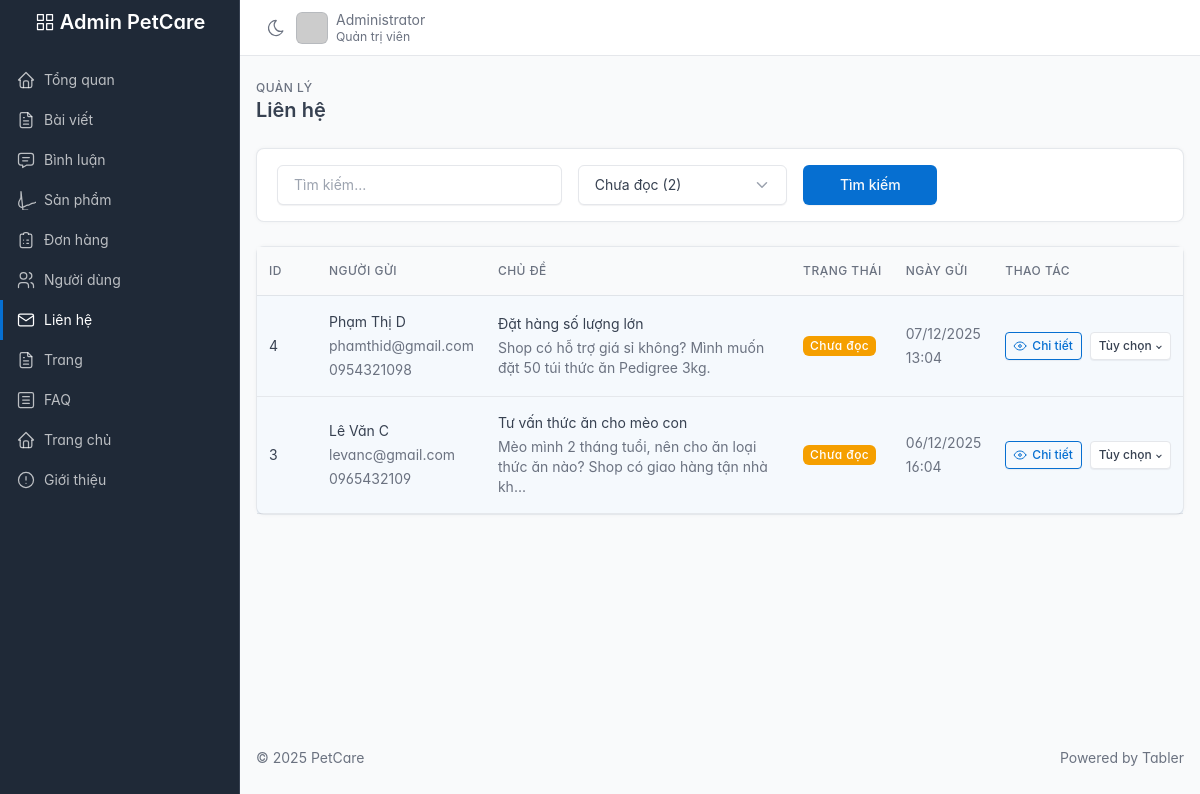
The page /public/admin/contacts?status=unread (signed in) on the database its author committed.
### tables this page shows
CREATE TABLE IF NOT EXISTS contacts (
    id BIGINT UNSIGNED AUTO_INCREMENT PRIMARY KEY,
    name VARCHAR(120) NOT NULL,
    email VARCHAR(160) NOT NULL,
    phone VARCHAR(30) NULL,
    subject VARCHAR(255) NULL,
    message TEXT NOT NULL,
    status ENUM('unread', 'read', 'replied') DEFAULT 'unread',
    replied_at DATETIME NULL,
    replied_by BIGINT UNSIGNED NULL,
    reply_message TEXT NULL,
    ip_address VARCHAR(64) NULL,
    created_at TIMESTAMP DEFAULT CURRENT_TIMESTAMP,
    INDEX idx_status (status),
    INDEX idx_created (created_at),
    FOREIGN KEY (replied_by) REFERENCES users (id) ON DELETE SET NULL
);

### app/views/admin/contacts/index.php (the view, shortened to what the rows shown need)
<?php
$contacts = $contacts ?? [];
?>
<div class="page-header d-print-none">
    <div class="container-xl">
        <div class="row g-2 align-items-center">
            <div class="col">
                <h2 class="page-title">Liên hệ</h2>
            </div>
        </div>
    </div>
</div>
<div class="page-body">
    <div class="container-xl">
        <div class="card">
            <div class="table-responsive">
                <table class="table table-vcenter card-table">
                    <thead>
                        <tr>
                            <th style="width: 60px; padding: 1rem 0.75rem;">ID</th>
                            <th style="padding: 1rem 0.75rem;">Người gửi</th>
                            <th style="padding: 1rem 0.75rem;">Chủ đề</th>
                            <th style="padding: 1rem 0.75rem;">Trạng thái</th>
                            <th style="padding: 1rem 0.75rem;">Ngày gửi</th>
                            <th style="width: 150px; padding: 1rem 0.75rem;">Thao tác</th>
                        </tr>
                    </thead>
                    <tbody>
                        <?php if (empty($contacts)): ?>
                            <tr>
                                <td colspan="6" class="text-center py-5 text-muted">Không có liên hệ nào</td>
                            </tr>
                        <?php else: ?>
                            <?php foreach ($contacts as $contact): ?>
                                <tr class="<?= $contact['status'] === 'unread' ? 'table-active' : '' ?>">
                                    <td style="padding: 1rem 0.75rem; vertical-align: middle;"><?= $contact['id'] ?></td>
                                    <td style="padding: 1rem 0.75rem; vertical-align: middle;">
                                        <div class="font-weight-medium mb-1"><?= htmlspecialchars($contact['name']) ?></div>
                                        <div class="text-muted text-xs mb-1"><?= htmlspecialchars($contact['email']) ?></div>
                                        <?php if (!empty($contact['phone'])): ?>
                                            <div class="text-muted text-xs"><?= htmlspecialchars($contact['phone']) ?></div>
                                        <?php endif; ?>
                                    </td>
                                    <td style="padding: 1rem 0.75rem; vertical-align: middle;">
                                        <div class="mb-1"><?= htmlspecialchars($contact['subject'] ?? 'Không có chủ đề') ?></div>
                                        <div class="text-muted text-xs">
                                            <?= htmlspecialchars(mb_substr($contact['message'], 0, 80)) ?><?= mb_strlen($contact['message']) > 80 ? '...' : '' ?>
                                        </div>
                                    </td>
                                    <td style="padding: 1rem 0.75rem; vertical-align: middle;">
                                        <?php
                                        $statusBadges = [
                                            'unread' => 'bg-yellow',
                                            'read' => 'bg-blue',
                                            'replied' => 'bg-green',
                                        ];
                                        $statusLabels = [
                                            'unread' => 'Chưa đọc',
                                            'read' => 'Đã đọc',
                                            'replied' => 'Đã phản hồi',
                                        ];
                                        ?>
                                        <span class="badge text-white <?= $statusBadges[$contact['status']] ?? 'bg-secondary' ?>">
                                            <?= $statusLabels[$contact['status']] ?? $contact['status'] ?>
                                        </span>
                                    </td>
                                    <td style="padding: 1rem 0.75rem; vertical-align: middle;">
                                        <div class="text-muted text-xs mb-1"><?= date('d/m/Y', strtotime($contact['created_at'])) ?></div>
                                        <div class="text-muted text-xs"><?= date('H:i', strtotime($contact['created_at'])) ?></div>
                                    </td>
                                    <td style="padding: 1rem 0.75rem; vertical-align: middle;">
                                        <div class="btn-list flex-nowrap">
                                            <a href="<?= BASE_URL ?>admin/contacts/show?id=<?= $contact['id'] ?>"
                                            class="btn btn-outline-primary btn-sm">
                                                Chi tiết
                                            </a>
                                            <div class="dropdown">
                                                <button class="btn btn-white btn-sm dropdown-toggle" data-bs-toggle="dropdown">
                                                    Tùy chọn
                                                </button>
                                            </div>
                                        </div>
                                    </td>
                                </tr>
                            <?php endforeach; ?>
                        <?php endif; ?>
                    </tbody>
                </table>
            </div>
        </div>
    </div>
</div>

### rows shown on the page
contacts: id "4", name "Phạm Thị D", email "phamthid@gmail.com", phone "0954321098", subject "Đặt hàng số lượng lớn", message "Shop có hỗ trợ giá sỉ không? Mình muốn đặt 50 túi thức ăn Pedigree 3kg.", status "Chưa đọc", created_at "07/12/2025", created_at "13:04"
contacts: id "3", name "Lê Văn C", email "levanc@gmail.com", phone "0965432109", subject "Tư vấn thức ăn cho mèo con", message "Mèo mình 2 tháng tuổi, nên cho ăn loại thức ăn nào? Shop có giao hàng tận nhà kh", status "Chưa đọc", created_at "06/12/2025", created_at "16:04"

### other values the page prints
APP_NAME "PetCare"
$_SESSION['user_name'] "Administrator"
